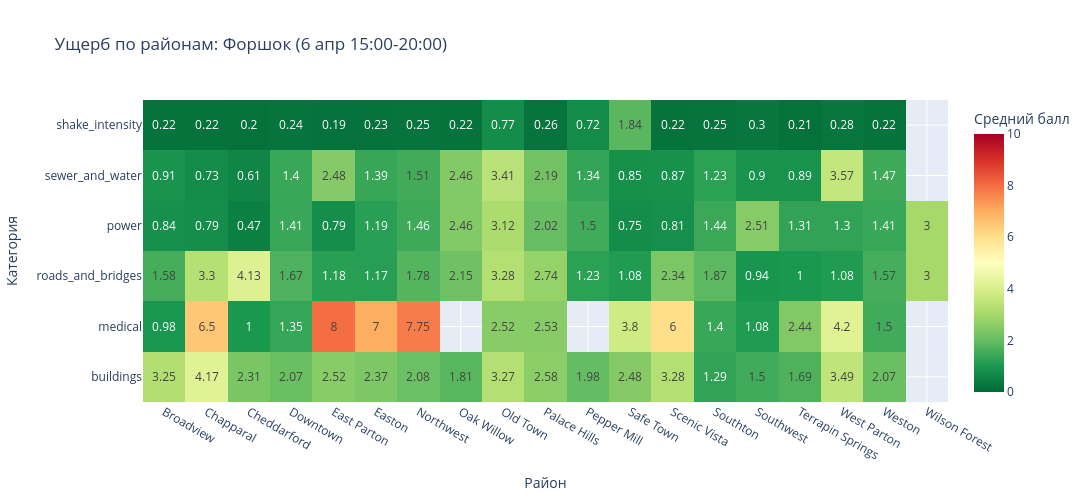
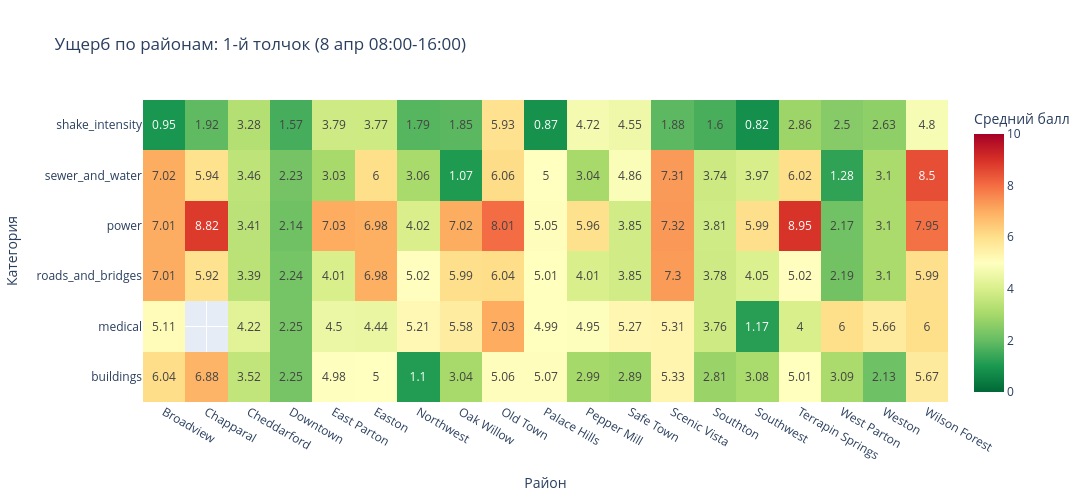
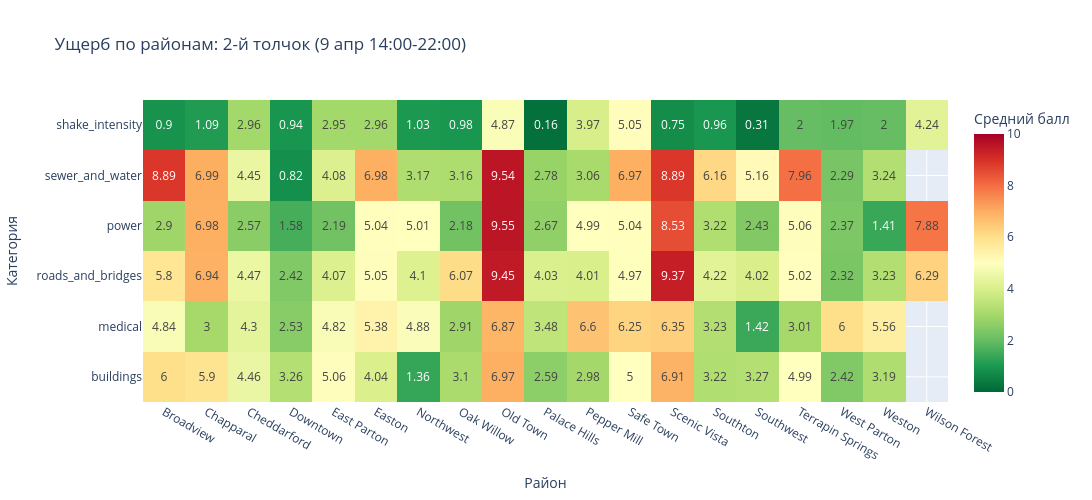

Notebook code for these charts, in order:
### Code cell
# ТЕПЛОВЫЕ КАРТЫ ДЛЯ КАЖДОГО ЗЕМЛЕТРЯСЕНИЯ ОТДЕЛЬНО
periods = {
    'Форшок (6 апр 15:00-20:00)': ('2020-04-06 15:00', '2020-04-06 20:00'),
    '1-й толчок (8 апр 08:00-16:00)': ('2020-04-08 08:00', '2020-04-08 16:00'),
    '2-й толчок (9 апр 14:00-22:00)': ('2020-04-09 14:00', '2020-04-09 22:00'),
}

damage_cols = ['shake_intensity', 'sewer_and_water', 'power', 
               'roads_and_bridges', 'medical', 'buildings']

for period_name, (start, end) in periods.items():
    period_data = df[(df['time'] >= start) & (df['time'] <= end)]
    
    heatmap_data = period_data.groupby('neighborhood')[damage_cols].mean().round(2)
    
    fig = px.imshow(
        heatmap_data.T,
        text_auto=True,
        aspect="auto",
        color_continuous_scale='RdYlGn_r',
        title=f'Ущерб по районам: {period_name}',
        labels=dict(x='Район', y='Категория', color='Средний балл'),
        zmin=0, zmax=10
    )
    fig.update_layout(width=1100, height=500)
    fig.show()

### Figure 1 — Plotly figure (JSON) as saved in the notebook; plotly's stock layout.template omitted (floating-point values rounded to 4 significant figures)
{"data": [{"coloraxis": "coloraxis", "hovertemplate": "Район: %{x}<br>Категория: %{y}<br>Средний балл: %{z}<extra></extra>", "name": "0", "texttemplate": "%{z}", "type": "heatmap", "x": ["Broadview", "Chapparal", "Cheddarford", "Downtown", "East Parton", "Easton", "Northwest", "Oak Willow", "Old Town", "Palace Hills", "Pepper Mill", "Safe Town", "Scenic Vista", "Southton", "Southwest", "Terrapin Springs", "West Parton", "Weston", "Wilson Forest"], "xaxis": "x", "y": ["shake_intensity", "sewer_and_water", "power", "roads_and_bridges", "medical", "buildings"], "yaxis": "y", "z": [[0.22, 0.22, 0.2, 0.24, 0.19, 0.23, 0.25, 0.22, 0.77, 0.26, 0.72, 1.84, 0.22, 0.25, 0.3, 0.21, 0.28, 0.22, NaN], [0.91, 0.73, 0.61, 1.4, 2.48, 1.39, 1.51, 2.46, 3.41, 2.19, 1.34, 0.85, 0.87, 1.23, 0.9, 0.89, 3.57, 1.47, NaN], [0.84, 0.79, 0.47, 1.41, 0.79, 1.19, 1.46, 2.46, 3.12, 2.02, 1.5, 0.75, 0.81, 1.44, 2.51, 1.31, 1.3, 1.41, 3.0], [1.58, 3.3, 4.13, 1.67, 1.18, 1.17, 1.78, 2.15, 3.28, 2.74, 1.23, 1.08, 2.34, 1.87, 0.94, 1.0, 1.08, 1.57, 3.0], [0.98, 6.5, 1.0, 1.35, 8.0, 7.0, 7.75, NaN, 2.52, 2.53, NaN, 3.8, 6.0, 1.4, 1.08, 2.44, 4.2, 1.5, NaN], [3.25, 4.17, 2.31, 2.07, 2.52, 2.37, 2.08, 1.81, 3.27, 2.58, 1.98, 2.48, 3.28, 1.29, 1.5, 1.69, 3.49, 2.07, NaN]]}], "layout": {"coloraxis": {"cmax": 10, "cmin": 0, "colorbar": {"title": {"text": "Средний балл"}}, "colorscale": [[0, "rgb(0,104,55)"], [0.1, "rgb(26,152,80)"], [0.2, "rgb(102,189,99)"], [0.3, "rgb(166,217,106)"], [0.4, "rgb(217,239,139)"], [0.5, "rgb(255,255,191)"], [0.6, "rgb(254,224,139)"], [0.7, "rgb(253,174,97)"], [0.8, "rgb(244,109,67)"], [0.9, "rgb(215,48,39)"], [1, "rgb(165,0,38)"]]}, "height": 500, "title": {"text": "Ущерб по районам: Форшок (6 апр 15:00-20:00)"}, "width": 1100, "xaxis": {"anchor": "y", "domain": [0, 1], "title": {"text": "Район"}}, "yaxis": {"anchor": "x", "autorange": "reversed", "domain": [0, 1], "title": {"text": "Категория"}}}}

### Figure 2 — Plotly figure (JSON) as saved in the notebook; plotly's stock layout.template omitted (floating-point values rounded to 4 significant figures)
{"data": [{"coloraxis": "coloraxis", "hovertemplate": "Район: %{x}<br>Категория: %{y}<br>Средний балл: %{z}<extra></extra>", "name": "0", "texttemplate": "%{z}", "type": "heatmap", "x": ["Broadview", "Chapparal", "Cheddarford", "Downtown", "East Parton", "Easton", "Northwest", "Oak Willow", "Old Town", "Palace Hills", "Pepper Mill", "Safe Town", "Scenic Vista", "Southton", "Southwest", "Terrapin Springs", "West Parton", "Weston", "Wilson Forest"], "xaxis": "x", "y": ["shake_intensity", "sewer_and_water", "power", "roads_and_bridges", "medical", "buildings"], "yaxis": "y", "z": [[0.95, 1.92, 3.28, 1.57, 3.79, 3.77, 1.79, 1.85, 5.93, 0.87, 4.72, 4.55, 1.88, 1.6, 0.82, 2.86, 2.5, 2.63, 4.8], [7.02, 5.94, 3.46, 2.23, 3.03, 6.0, 3.06, 1.07, 6.06, 5.0, 3.04, 4.86, 7.31, 3.74, 3.97, 6.02, 1.28, 3.1, 8.5], [7.01, 8.82, 3.41, 2.14, 7.03, 6.98, 4.02, 7.02, 8.01, 5.05, 5.96, 3.85, 7.32, 3.81, 5.99, 8.95, 2.17, 3.1, 7.95], [7.01, 5.92, 3.39, 2.24, 4.01, 6.98, 5.02, 5.99, 6.04, 5.01, 4.01, 3.85, 7.3, 3.78, 4.05, 5.02, 2.19, 3.1, 5.99], [5.11, NaN, 4.22, 2.25, 4.5, 4.44, 5.21, 5.58, 7.03, 4.99, 4.95, 5.27, 5.31, 3.76, 1.17, 4.0, 6.0, 5.66, 6.0], [6.04, 6.88, 3.52, 2.25, 4.98, 5.0, 1.1, 3.04, 5.06, 5.07, 2.99, 2.89, 5.33, 2.81, 3.08, 5.01, 3.09, 2.13, 5.67]]}], "layout": {"coloraxis": {"cmax": 10, "cmin": 0, "colorbar": {"title": {"text": "Средний балл"}}, "colorscale": [[0, "rgb(0,104,55)"], [0.1, "rgb(26,152,80)"], [0.2, "rgb(102,189,99)"], [0.3, "rgb(166,217,106)"], [0.4, "rgb(217,239,139)"], [0.5, "rgb(255,255,191)"], [0.6, "rgb(254,224,139)"], [0.7, "rgb(253,174,97)"], [0.8, "rgb(244,109,67)"], [0.9, "rgb(215,48,39)"], [1, "rgb(165,0,38)"]]}, "height": 500, "title": {"text": "Ущерб по районам: 1-й толчок (8 апр 08:00-16:00)"}, "width": 1100, "xaxis": {"anchor": "y", "domain": [0, 1], "title": {"text": "Район"}}, "yaxis": {"anchor": "x", "autorange": "reversed", "domain": [0, 1], "title": {"text": "Категория"}}}}

### Figure 3 — Plotly figure (JSON) as saved in the notebook; plotly's stock layout.template omitted (floating-point values rounded to 4 significant figures)
{"data": [{"coloraxis": "coloraxis", "hovertemplate": "Район: %{x}<br>Категория: %{y}<br>Средний балл: %{z}<extra></extra>", "name": "0", "texttemplate": "%{z}", "type": "heatmap", "x": ["Broadview", "Chapparal", "Cheddarford", "Downtown", "East Parton", "Easton", "Northwest", "Oak Willow", "Old Town", "Palace Hills", "Pepper Mill", "Safe Town", "Scenic Vista", "Southton", "Southwest", "Terrapin Springs", "West Parton", "Weston", "Wilson Forest"], "xaxis": "x", "y": ["shake_intensity", "sewer_and_water", "power", "roads_and_bridges", "medical", "buildings"], "yaxis": "y", "z": [[0.9, 1.09, 2.96, 0.94, 2.95, 2.96, 1.03, 0.98, 4.87, 0.16, 3.97, 5.05, 0.75, 0.96, 0.31, 2.0, 1.97, 2.0, 4.24], [8.89, 6.99, 4.45, 0.82, 4.08, 6.98, 3.17, 3.16, 9.54, 2.78, 3.06, 6.97, 8.89, 6.16, 5.16, 7.96, 2.29, 3.24, NaN], [2.9, 6.98, 2.57, 1.58, 2.19, 5.04, 5.01, 2.18, 9.55, 2.67, 4.99, 5.04, 8.53, 3.22, 2.43, 5.06, 2.37, 1.41, 7.88], [5.8, 6.94, 4.47, 2.42, 4.07, 5.05, 4.1, 6.07, 9.45, 4.03, 4.01, 4.97, 9.37, 4.22, 4.02, 5.02, 2.32, 3.23, 6.29], [4.84, 3.0, 4.3, 2.53, 4.82, 5.38, 4.88, 2.91, 6.87, 3.48, 6.6, 6.25, 6.35, 3.23, 1.42, 3.01, 6.0, 5.56, NaN], [6.0, 5.9, 4.46, 3.26, 5.06, 4.04, 1.36, 3.1, 6.97, 2.59, 2.98, 5.0, 6.91, 3.22, 3.27, 4.99, 2.42, 3.19, NaN]]}], "layout": {"coloraxis": {"cmax": 10, "cmin": 0, "colorbar": {"title": {"text": "Средний балл"}}, "colorscale": [[0, "rgb(0,104,55)"], [0.1, "rgb(26,152,80)"], [0.2, "rgb(102,189,99)"], [0.3, "rgb(166,217,106)"], [0.4, "rgb(217,239,139)"], [0.5, "rgb(255,255,191)"], [0.6, "rgb(254,224,139)"], [0.7, "rgb(253,174,97)"], [0.8, "rgb(244,109,67)"], [0.9, "rgb(215,48,39)"], [1, "rgb(165,0,38)"]]}, "height": 500, "title": {"text": "Ущерб по районам: 2-й толчок (9 апр 14:00-22:00)"}, "width": 1100, "xaxis": {"anchor": "y", "domain": [0, 1], "title": {"text": "Район"}}, "yaxis": {"anchor": "x", "autorange": "reversed", "domain": [0, 1], "title": {"text": "Категория"}}}}
